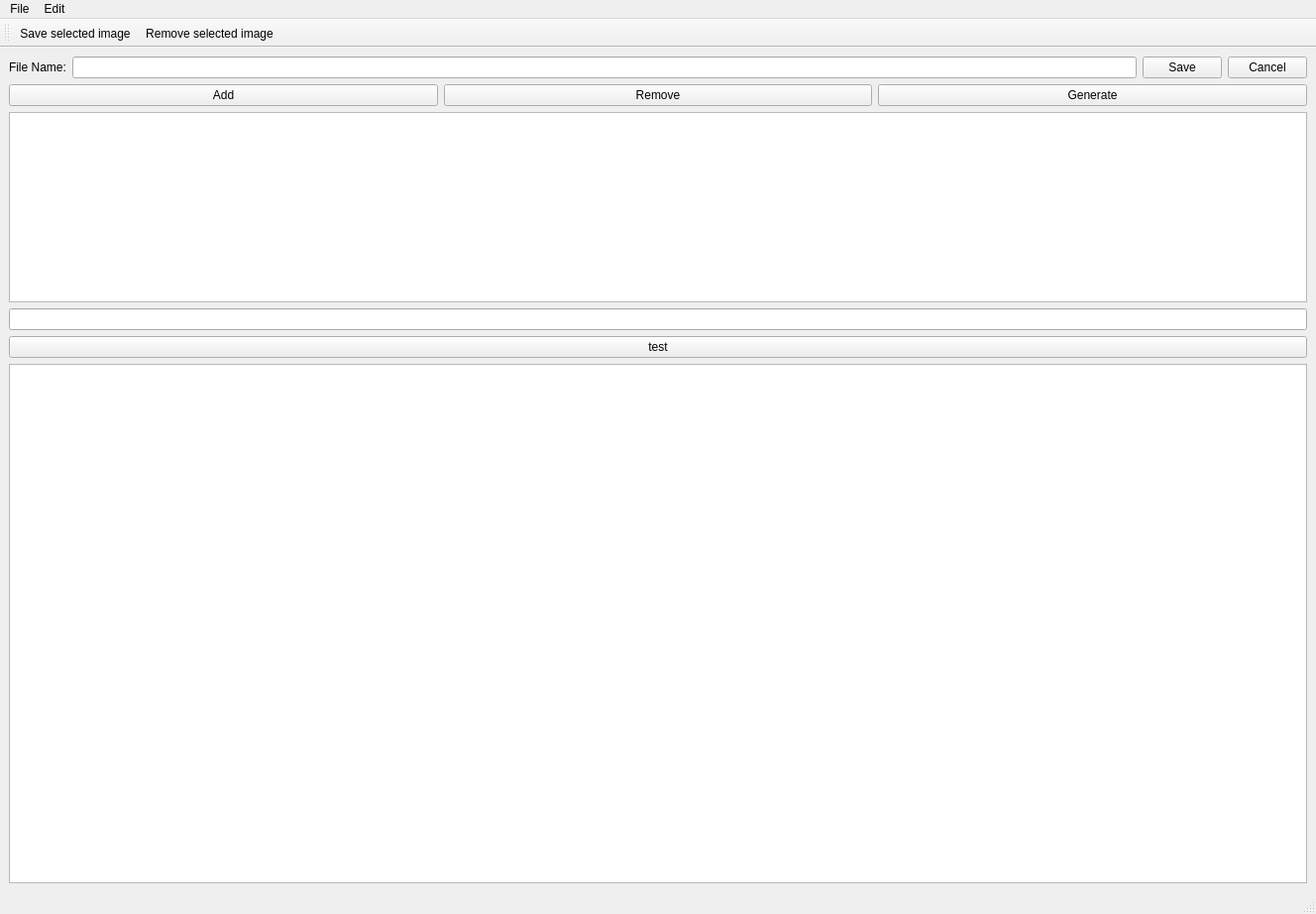
<?xml version="1.0" encoding="UTF-8"?>
<ui version="4.0">
 <class>verzinkt</class>
 <widget class="QMainWindow" name="verzinkt">
  <property name="geometry">
   <rect>
    <x>0</x>
    <y>0</y>
    <width>1328</width>
    <height>922</height>
   </rect>
  </property>
  <property name="windowTitle">
   <string>verzinkt</string>
  </property>
  <widget class="QWidget" name="centralwidget">
   <layout class="QGridLayout" name="gridLayout">
    <item row="0" column="0">
     <layout class="QHBoxLayout" name="horizontalLayout_2">
      <item>
       <widget class="QLabel" name="label">
        <property name="text">
         <string>File Name:</string>
        </property>
       </widget>
      </item>
      <item>
       <widget class="QLineEdit" name="lineEditFileName"/>
      </item>
      <item>
       <widget class="QPushButton" name="pushButtonSave">
        <property name="text">
         <string>Save</string>
        </property>
       </widget>
      </item>
      <item>
       <widget class="QPushButton" name="pushButtonCancel">
        <property name="text">
         <string>Cancel</string>
        </property>
       </widget>
      </item>
     </layout>
    </item>
    <item row="1" column="0">
     <layout class="QVBoxLayout" name="verticalLayout">
      <item>
       <layout class="QHBoxLayout" name="horizontalLayout">
        <item>
         <widget class="QPushButton" name="pushButtonAdd">
          <property name="text">
           <string>Add</string>
          </property>
         </widget>
        </item>
        <item>
         <widget class="QPushButton" name="pushButtonRemove">
          <property name="text">
           <string>Remove</string>
          </property>
         </widget>
        </item>
        <item>
         <widget class="QPushButton" name="pushButtonGenerate">
          <property name="text">
           <string>Generate</string>
          </property>
         </widget>
        </item>
       </layout>
      </item>
      <item>
       <widget class="QTableView" name="tableView">
        <property name="sizePolicy">
         <sizepolicy hsizetype="Expanding" vsizetype="Preferred">
          <horstretch>0</horstretch>
          <verstretch>0</verstretch>
         </sizepolicy>
        </property>
       </widget>
      </item>
      <item>
       <widget class="QLineEdit" name="lineEdit"/>
      </item>
      <item>
       <widget class="QPushButton" name="pushButtonTest">
        <property name="text">
         <string>test</string>
        </property>
       </widget>
      </item>
     </layout>
    </item>
    <item row="2" column="0">
     <widget class="QGraphicsView" name="graphicsView"/>
    </item>
   </layout>
  </widget>
  <widget class="QMenuBar" name="menubar">
   <property name="geometry">
    <rect>
     <x>0</x>
     <y>0</y>
     <width>1328</width>
     <height>19</height>
    </rect>
   </property>
   <widget class="QMenu" name="menuFile">
    <property name="title">
     <string>File</string>
    </property>
    <addaction name="actionSave_selected_image"/>
   </widget>
   <widget class="QMenu" name="menuEdit">
    <property name="title">
     <string>Edit</string>
    </property>
    <addaction name="actionRemove_image"/>
   </widget>
   <addaction name="menuFile"/>
   <addaction name="menuEdit"/>
  </widget>
  <widget class="QStatusBar" name="statusbar"/>
  <widget class="QToolBar" name="toolBar">
   <property name="windowTitle">
    <string>toolBar</string>
   </property>
   <attribute name="toolBarArea">
    <enum>TopToolBarArea</enum>
   </attribute>
   <attribute name="toolBarBreak">
    <bool>false</bool>
   </attribute>
   <addaction name="actionSave_selected_image"/>
   <addaction name="actionRemove_image"/>
  </widget>
  <action name="actionRemove_image">
   <property name="icon">
    <iconset>
     <normalon>:/rem</normalon>
    </iconset>
   </property>
   <property name="text">
    <string>Remove selected image</string>
   </property>
   <property name="toolTip">
    <string>Remove selected image </string>
   </property>
   <property name="shortcut">
    <string>Del</string>
   </property>
  </action>
  <action name="actionSave_selected_image">
   <property name="icon">
    <iconset resource="icons.qrc">
     <normaloff>:/save2</normaloff>:/save2</iconset>
   </property>
   <property name="text">
    <string>Save selected image</string>
   </property>
  </action>
 </widget>
 <resources>
  <include location="icons.qrc"/>
 </resources>
 <connections/>
</ui>
